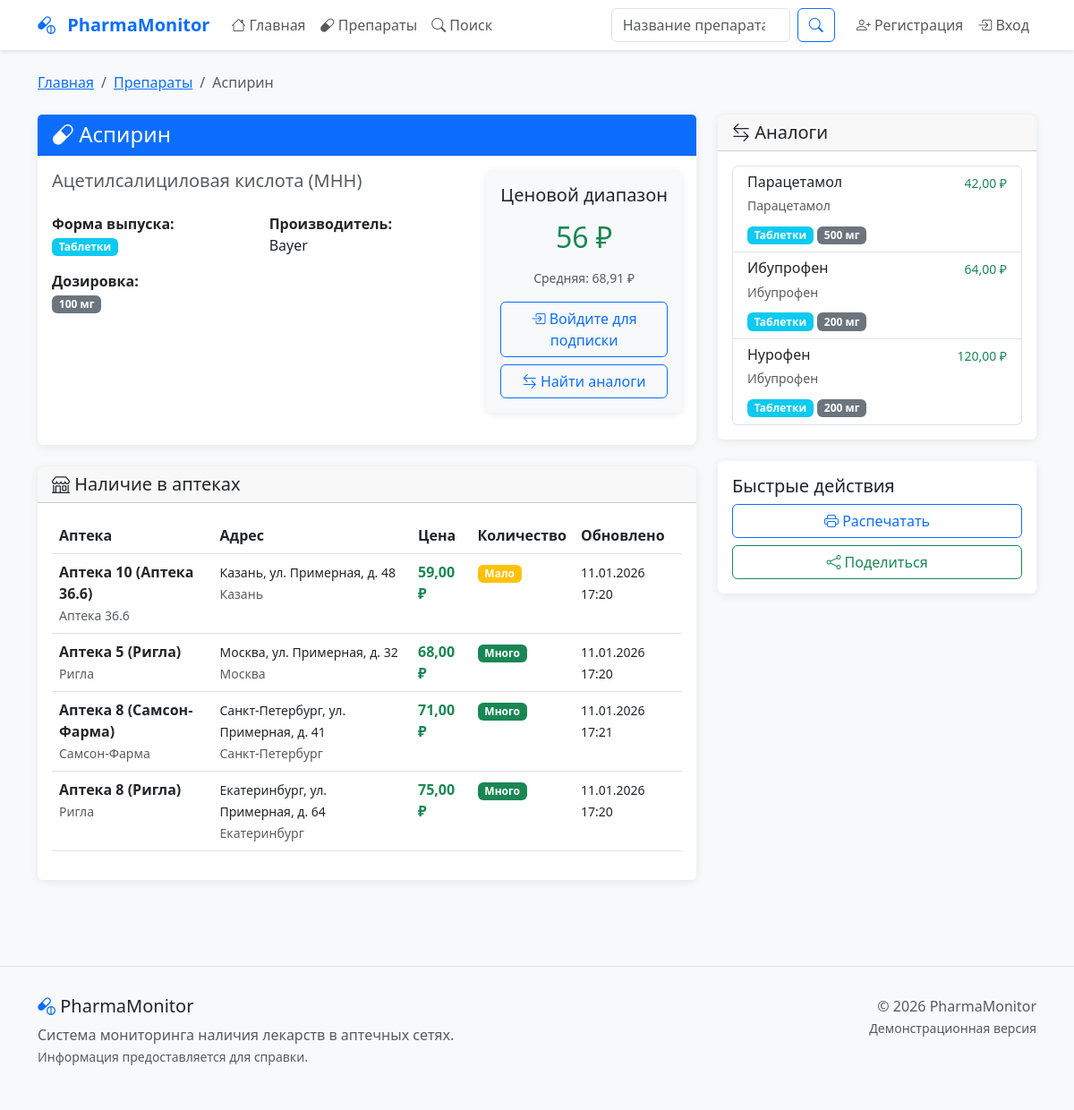
Page /drugs/10/ on the committed database.
### drugs/models.py (models this page shows, shortened)
class Drug(models.Model):
    mnn = models.CharField("МНН (Международное название)", max_length=255)
    trade_name = models.CharField("Торговое название", max_length=255)
    form = models.CharField("Форма выпуска", max_length=100)
    dosage = models.CharField("Дозировка", max_length=100)
    manufacturer = models.CharField("Производитель", max_length=255)
    atx_code = models.CharField("АТХ код", max_length=20, blank=True, null=True)
    description = models.TextField("Описание", blank=True, null=True)
    created_at = models.DateTimeField("Дата добавления", auto_now_add=True)
    updated_at = models.DateTimeField("Дата обновления", auto_now=True)
    class Meta:
        verbose_name = "Препарат"
        verbose_name_plural = "Препараты"
        ordering = ['trade_name']

class Availability(models.Model):
    drug = models.ForeignKey(Drug, on_delete=models.CASCADE, verbose_name="Препарат")
    pharmacy = models.ForeignKey(Pharmacy, on_delete=models.CASCADE, verbose_name="Аптека")
    price = models.DecimalField("Цена", max_digits=10, decimal_places=2)
    quantity = models.IntegerField("Количество", default=0)
    last_updated = models.DateTimeField("Последнее обновление", auto_now=True)
    is_available = models.BooleanField("В наличии", default=True)
    class Meta:
        verbose_name = "Наличие препарата"
        verbose_name_plural = "Наличие препаратов"
        unique_together = ['drug', 'pharmacy']

class Pharmacy(models.Model):
    network = models.ForeignKey(PharmacyNetwork, on_delete=models.CASCADE, verbose_name="Сеть")
    name = models.CharField("Название аптеки", max_length=100)
    address = models.TextField("Адрес")
    city = models.CharField("Город", max_length=100)
    phone = models.CharField("Телефон", max_length=20, blank=True, null=True)
    latitude = models.FloatField("Широта", blank=True, null=True)
    longitude = models.FloatField("Долгота", blank=True, null=True)
    working_hours = models.CharField("Часы работы", max_length=100, blank=True, null=True)
    class Meta:
        verbose_name = "Аптека"
        verbose_name_plural = "Аптеки"

class PharmacyNetwork(models.Model):
    name = models.CharField("Название сети", max_length=100)
    website = models.URLField("Сайт", blank=True, null=True)
    phone = models.CharField("Телефон", max_length=20, blank=True, null=True)
    is_active = models.BooleanField("Активна", default=True)
    class Meta:
        verbose_name = "Аптечная сеть"
        verbose_name_plural = "Аптечные сети"
    def __str__(self):
        return self.name

### drugs/views.py (the view)
# urls.py: path('<int:drug_id>/', views.drug_detail, name='drug_detail'),
def drug_detail(request, drug_id):
    drug = get_object_or_404(
        Drug.objects.annotate(
            min_price=Min('availability__price'),
            avg_price=Avg('availability__price')
        ),
        id=drug_id
    )
    availabilities = Availability.objects.filter(
        drug=drug,
        is_available=True
    ).select_related('pharmacy', 'pharmacy__network').order_by('price')
    analogues_ids = Analogue.objects.filter(
        Q(original=drug) | Q(analogue=drug)
    ).values_list('original_id', 'analogue_id')
    analogue_ids = set()
    for orig_id, anal_id in analogues_ids:
        if orig_id == drug.id:
            analogue_ids.add(anal_id)
        else:
            analogue_ids.add(orig_id)
    analogues = Drug.objects.filter(id__in=analogue_ids).annotate(
        min_price=Min('availability__price')
    ).distinct()[:10]
    user_subscription = None
    if request.user.is_authenticated:
        user_subscription = UserSubscription.objects.filter(
            user=request.user,
            drug=drug,
            is_active=True
        ).first()
    return render(request, 'drugs/drug_detail.html', {
        'drug': drug,
        'availabilities': availabilities,
        'analogues': analogues,
        'user_subscription': user_subscription,
    })

### drugs/templates/drugs/drug_detail.html (shortened to what this page needs)
{% extends 'base.html' %}
{% block content %}
<nav aria-label="breadcrumb" class="mb-4">
    <ol class="breadcrumb">
        <li class="breadcrumb-item"><a href="{% url 'home' %}">Главная</a></li>
        <li class="breadcrumb-item"><a href="{% url 'drugs:drug_list' %}">Препараты</a></li>
        <li class="breadcrumb-item active">{{ drug.trade_name }}</li>
    </ol>
</nav>
<div class="row">
    <div class="col-lg-8">
        <div class="card mb-4">
            <div class="card-header bg-primary text-white">
                <h4 class="mb-0">
                    <i class="bi bi-capsule"></i> {{ drug.trade_name }}
                </h4>
            </div>
            <div class="card-body">
                <div class="row">
                    <div class="col-md-8">
                        <h5 class="text-muted">{{ drug.mnn }} (МНН)</h5>
                        <div class="row mt-4">
                            <div class="col-md-6">
                                <p><strong>Форма выпуска:</strong><br>
                                <span class="badge bg-info">{{ drug.form }}</span></p>
                                <p><strong>Дозировка:</strong><br>
                                <span class="badge bg-secondary">{{ drug.dosage }}</span></p>
                            </div>
                            <div class="col-md-6">
                                <p><strong>Производитель:</strong><br>
                                {{ drug.manufacturer }}</p>
                            </div>
                        </div>
                    </div>
                    <div class="col-md-4">
                        <div class="card bg-light">
                            <div class="card-body text-center">
                                <h5>Ценовой диапазон</h5>
                                {% if drug.min_price %}
                                <h2 class="text-success my-3">{{ drug.min_price }} ₽</h2>
                                <p class="text-muted small">
                                    {% if drug.avg_price %}
                                    Средняя: {{ drug.avg_price|floatformat:2 }} ₽
                                    {% endif %}
                                </p>
                                {% else %}
                                <h4 class="text-danger my-3">Нет данных</h4>
                                <p class="text-muted">Информация о ценах отсутствует</p>
                                {% endif %}
                                <div class="mt-3">
                                    {% if user.is_authenticated %}
                                        {% if user_subscription %}
                                            <a href="{% url 'drugs:edit_subscription' user_subscription.id %}" class="btn btn-success w-100 mb-2">
                                                <i class="bi bi-bell-fill"></i> Редактировать подписку
                                            </a>
                                        {% else %}
                                            <a href="{% url 'drugs:subscribe_drug' drug.id %}" class="btn btn-primary w-100 mb-2">
                                                <i class="bi bi-bell"></i> Подписаться на уведомления
                                            </a>
                                        {% endif %}
                                    {% else %}
                                        <a href="{% url 'login' %}" class="btn btn-outline-primary w-100 mb-2">
                                            <i class="bi bi-box-arrow-in-right"></i> Войдите для подписки
                                        </a>
                                    {% endif %}
                                    <a href="{% url 'drugs:drug_search' %}?mnn={{ drug.mnn }}" class="btn btn-outline-primary w-100">
                                        <i class="bi bi-arrow-left-right"></i> Найти аналоги
                                    </a>
                                </div>
                            </div>
                        </div>
                    </div>
                </div>
            </div>
        </div>
        <div class="card mb-4">
            <div class="card-header">
                <h5 class="mb-0">
                    <i class="bi bi-shop"></i> Наличие в аптеках
                </h5>
            </div>
            <div class="card-body">
                {% if availabilities %}
                <div class="table-responsive">
                    <table class="table table-hover">
                        <thead>
                            <tr>
                                <th>Аптека</th>
                                <th>Адрес</th>
                                <th>Цена</th>
                                <th>Количество</th>
                                <th>Обновлено</th>
                            </tr>
                        </thead>
                        <tbody>
                            {% for availability in availabilities %}
                            <tr>
                                <td>
                                    <strong>{{ availability.pharmacy.name }}</strong><br>
                                    <small class="text-muted">{{ availability.pharmacy.network }}</small>
                                </td>
                                <td>
                                    <small>{{ availability.pharmacy.address }}</small><br>
                                    <small class="text-muted">{{ availability.pharmacy.city }}</small>
                                </td>
                                <td class="fw-bold {% if availability.quantity > 0 %}text-success{% else %}text-danger{% endif %}">
                                    {{ availability.price }} ₽
                                </td>
                                <td>
                                    {% if availability.quantity > 10 %}
                                    <span class="badge bg-success">Много</span>
                                    {% elif availability.quantity > 0 %}
                                    <span class="badge bg-warning">Мало</span>
                                    {% else %}
                                    <span class="badge bg-danger">Нет</span>
                                    {% endif %}
                                </td>
                                <td>
                                    <small>{{ availability.last_updated|date:"d.m.Y H:i" }}</small>
                                </td>
                            </tr>
                            {% endfor %}
                        </tbody>
                    </table>
                </div>
                {% else %}
                <div class="text-center py-4">
                    <i class="bi bi-shop text-muted" style="font-size: 3rem;"></i>
                    <h5 class="text-muted mt-3">Нет информации о наличии</h5>
                    <p class="text-muted">Данные обновляются ежечасно</p>
                </div>
                {% endif %}
            </div>
        </div>
    </div>
    <div class="col-lg-4">
        <div class="card mb-4">
            <div class="card-header">
                <h5 class="mb-0">
                    <i class="bi bi-arrow-left-right"></i> Аналоги
                </h5>
            </div>
            <div class="card-body">
                {% if analogues %}
                <div class="list-group">
                    {% for analogue in analogues %}
                    <a href="{% url 'drugs:drug_detail' analogue.id %}" class="list-group-item list-group-item-action">
                        <div class="d-flex w-100 justify-content-between">
                            <h6 class="mb-1">{{ analogue.trade_name }}</h6>
                            {% if analogue.min_price %}
                            <small class="text-success">{{ analogue.min_price|floatformat:2 }} ₽</small>
                            {% endif %}
                        </div>
                        <small class="text-muted">{{ analogue.mnn }}</small>
                        <div class="mt-2">
                            <span class="badge bg-info">{{ analogue.form }}</span>
                            <span class="badge bg-secondary">{{ analogue.dosage }}</span>
                        </div>
                    </a>
                    {% endfor %}
                </div>
                {% endif %}
            </div>
        </div>
        <div class="card">
            <div class="card-body">
                <h5 class="card-title">Быстрые действия</h5>
                <div class="d-grid gap-2">
                    <button class="btn btn-outline-primary" onclick="window.print()">
                        <i class="bi bi-printer"></i> Распечатать
                    </button>
                    <button class="btn btn-outline-success" onclick="shareDrug()">
                        <i class="bi bi-share"></i> Поделиться
                    </button>
                </div>
            </div>
        </div>
    </div>
</div>
{% endblock %}

### templates/base.html (style rules this page uses)
body { font-family: 'Segoe UI', system-ui, -apple-system, sans-serif; background-color: #f8f9fa; }
.card { border: none; box-shadow: 0 2px 10px rgba(0,0,0,0.08); transition: transform 0.2s; margin-bottom: 20px; }

### rows in the picture
Drug: trade_name "Аспирин", mnn "Ацетилсалициловая кислота", form "Таблетки", dosage "100 мг", manufacturer "Bayer", min_price "56", avg_price "68,91"
Availability: pharmacy.name "Аптека 10 (Аптека 36.6)", pharmacy.network "Аптека 36.6", pharmacy.address "Казань, ул. Примерная, д. 48", pharmacy.city "Казань", price "59,00", quantity "Мало", last_updated "11.01.2026 17:20"
Availability: pharmacy.name "Аптека 5 (Ригла)", pharmacy.network "Ригла", pharmacy.address "Москва, ул. Примерная, д. 32", pharmacy.city "Москва", price "68,00", quantity "Много", last_updated "11.01.2026 17:20"
Availability: pharmacy.name "Аптека 8 (Самсон-Фарма)", pharmacy.network "Самсон-Фарма", pharmacy.address "Санкт-Петербург, ул. Примерная, д. 41", pharmacy.city "Санкт-Петербург", price "71,00", quantity "Много", last_updated "11.01.2026 17:21"
Availability: pharmacy.name "Аптека 8 (Ригла)", pharmacy.network "Ригла", pharmacy.address "Екатеринбург, ул. Примерная, д. 64", pharmacy.city "Екатеринбург", price "75,00", quantity "Много", last_updated "11.01.2026 17:20"
Drug: trade_name "Парацетамол", min_price "42,00", mnn "Парацетамол", form "Таблетки", dosage "500 мг"
Drug: trade_name "Ибупрофен", min_price "64,00", mnn "Ибупрофен", form "Таблетки", dosage "200 мг"
Drug: trade_name "Нурофен", min_price "120,00", mnn "Ибупрофен", form "Таблетки", dosage "200 мг"
